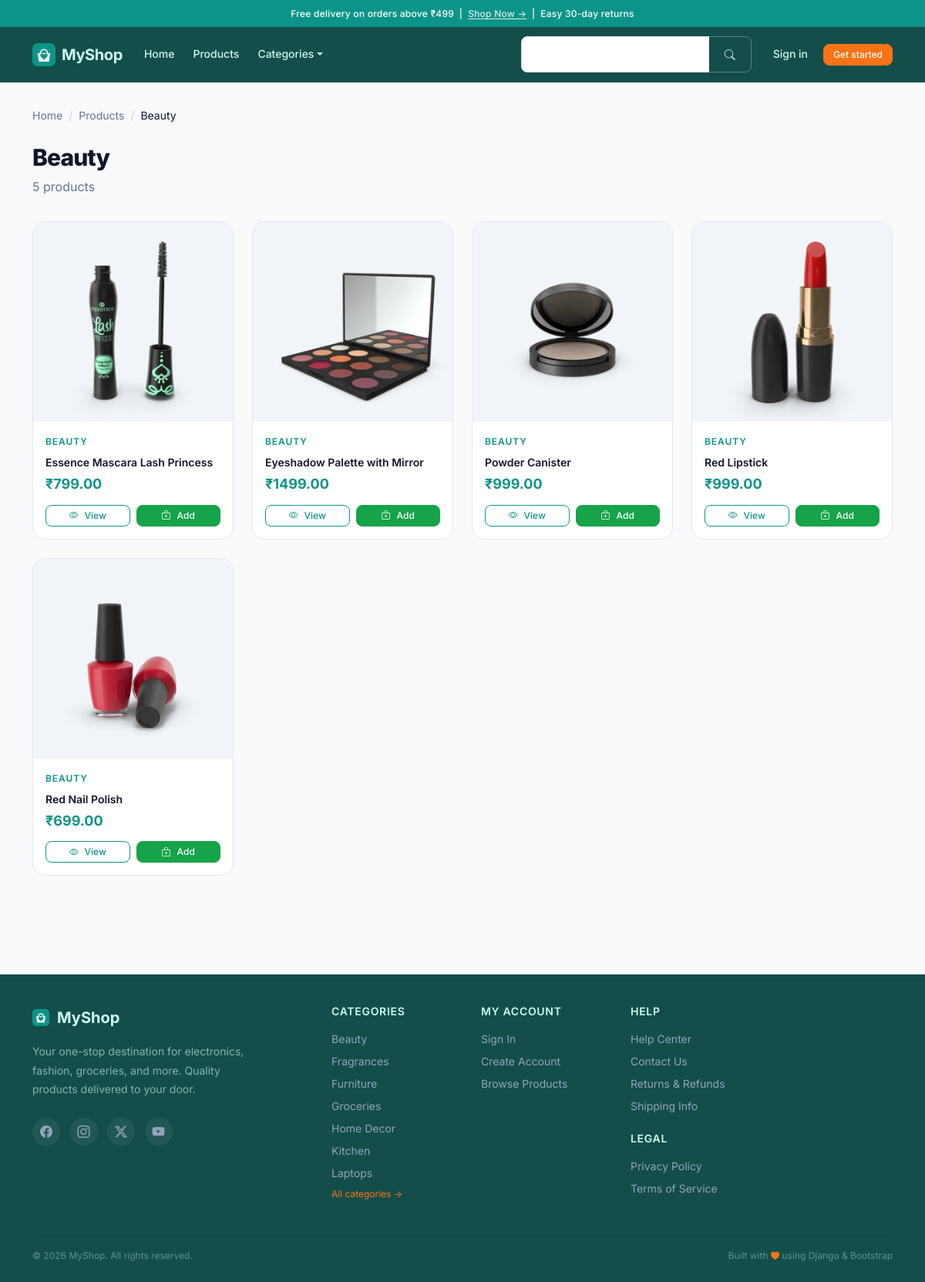
Screenshot of /category/beauty/ with the database file from the repository.
### shop/models.py (models this page shows, shortened)
class Category(models.Model):
    name = models.CharField(max_length=100)
    slug = models.SlugField(unique=True)
    image = models.ImageField(upload_to="categories/", null=True, blank=True)
    icon = models.CharField(max_length=50, default="bi-grid-3x3-gap")

class Product(models.Model):
    category = models.ForeignKey(Category, on_delete=models.CASCADE)
    name = models.CharField(max_length=200)
    price = models.DecimalField(max_digits=8, decimal_places=2)
    original_price = models.DecimalField(max_digits=8, decimal_places=2, null=True, blank=True)
    image = models.ImageField(upload_to="products/")
    description = models.TextField(blank=True)
    rating = models.DecimalField(max_digits=2, decimal_places=1, default=4.0)
    review_count = models.PositiveIntegerField(default=0)
    is_featured = models.BooleanField(default=False)
    is_active = models.BooleanField(default=True)
    created_at = models.DateTimeField(auto_now_add=True, null=True)
    class Meta:
        indexes = [
            models.Index(fields=["category"]),
            models.Index(fields=["is_featured"]),
        ]

### shop/views.py (the view)
# urls.py: path("category/<slug:slug>/", views.category_products, name="category_products"),
def category_products(request, slug):
    category = get_object_or_404(Category, slug=slug)
    products = Product.objects.filter(category=category, is_active=True).select_related("category")
    return render(request, "shop/category_products.html", {
        "category": category,
        "products": products,
    })

### shop/context_processors.py (called while the page is built)
def categories(request):
    return {"categories": Category.objects.all()}

### shop/templates/shop/category_products.html (shortened to what this page needs)
{% extends "shop/base.html" %}
{% block content %}
<nav aria-label="breadcrumb">
  <ol class="breadcrumb">
    <li class="breadcrumb-item"><a href="{% url 'home' %}">Home</a></li>
    <li class="breadcrumb-item"><a href="{% url 'product_list' %}">Products</a></li>
    <li class="breadcrumb-item active" aria-current="page">{{ category.name }}</li>
  </ol>
</nav>
<div class="page-header">
  <h1 class="page-title">{{ category.name }}</h1>
  <p class="page-subtitle">{{ products|length }} product{{ products|length|pluralize }}</p>
</div>
{% if products %}
  <div class="row g-4">
    {% for product in products %}
      <div class="col-6 col-md-4 col-lg-3">
        <div class="product-card">
          <div class="product-img-wrap">
            <img src="{{ product.image.url }}" alt="{{ product.name }}" loading="lazy">
          </div>
          <div class="card-body">
            <p class="product-detail-category">{{ product.category.name }}</p>
            <h6 class="product-name">{{ product.name }}</h6>
            <p class="product-price">₹{{ product.price }}</p>
            <div class="product-actions">
              <a href="{% url 'product_detail' product.pk %}" class="btn btn-outline-primary btn-sm">
                <i class="bi bi-eye"></i> View
              </a>
              {% if user.is_authenticated %}
                <form method="post" action="{% url 'add_to_cart' product.id %}" class="flex-1">
                  {% csrf_token %}
                  <button type="submit" class="btn btn-success btn-sm w-100">
                    <i class="bi bi-bag-plus"></i> Add
                  </button>
                </form>
              {% else %}
                <a href="{% url 'login' %}" class="btn btn-success btn-sm flex-1">
                  <i class="bi bi-bag-plus"></i> Add
                </a>
              {% endif %}
            </div>
          </div>
        </div>
      </div>
    {% endfor %}
  </div>
{% endif %}
{% endblock %}

### shop/templates/shop/base.html (shortened to what this page needs)
{% load static %}
<!DOCTYPE html>
<html lang="en">
<head>
  <link href="https://cdn.jsdelivr.net/npm/bootstrap@5.3.3/dist/css/bootstrap.min.css" rel="stylesheet" />
  <link href="https://cdn.jsdelivr.net/npm/bootstrap-icons@1.11.3/font/bootstrap-icons.css" rel="stylesheet" />
  <link href="{% static 'shop/css/main.css' %}" rel="stylesheet" />
  <link href="{% static 'shop/css/ecommerce.css' %}" rel="stylesheet" />
</head>
<body>
<div class="announcement-bar">
  Free delivery on orders above ₹499 &nbsp;|&nbsp;
  <a href="{% url 'product_list' %}">Shop Now →</a>
  &nbsp;|&nbsp; Easy 30-day returns
</div>
<nav class="navbar navbar-expand-lg sticky-top">
  <div class="container">
    <a class="navbar-brand" href="{% url 'home' %}">
      <img src="{% static 'shop/img/logo.svg' %}" alt="MyShop" class="navbar-logo">
      MyShop
    </a>
    <div class="collapse navbar-collapse" id="navbarNav">
      <ul class="navbar-nav me-auto align-items-lg-center">
        <li class="nav-item">
          <a class="nav-link {% if request.path == '/' %}active{% endif %}" href="{% url 'home' %}">Home</a>
        </li>
        <li class="nav-item">
          <a class="nav-link {% if '/products/' in request.path %}active{% endif %}" href="{% url 'product_list' %}">Products</a>
        </li>
        <li class="nav-item dropdown">
          <a class="nav-link dropdown-toggle" href="#" id="categoriesDropdown" role="button"
            data-bs-toggle="dropdown" aria-expanded="false">Categories</a>
        </li>
      </ul>
      <form class="d-flex me-3 my-2 my-lg-0" method="get" action="{% url 'search' %}">
        <div class="input-group" style="max-width:320px;">
          <input
            class="form-control search-input"
            type="search"
            placeholder="Search products..."
            aria-label="Search products"
            name="q"
            value="{{ request.GET.q|default:'' }}"
          />
          <button class="btn search-btn" type="submit" aria-label="Submit search">
            <i class="bi bi-search"></i>
          </button>
        </div>
      </form>
      <ul class="navbar-nav align-items-lg-center gap-1">
        {% if user.is_authenticated %}
          <li class="nav-item">
            <a class="nav-link position-relative" href="{% url 'cart' %}" aria-label="Shopping cart">
              <i class="bi bi-bag"></i>
              {% if request.session.cart %}
                <span class="badge bg-danger cart-badge position-absolute top-0 start-100 translate-middle rounded-pill">
                  {{ request.session.cart|length }}
                </span>
              {% endif %}
            </a>
          </li>
          <li class="nav-item">
            <a class="nav-link" href="{% url 'wishlist' %}" aria-label="Wishlist">
              <i class="bi bi-heart"></i>
            </a>
          </li>
          <li class="nav-item dropdown">
            <a class="nav-link dropdown-toggle d-flex align-items-center gap-2" href="#"
              id="userDropdown" role="button" data-bs-toggle="dropdown" aria-expanded="false">
              <span class="d-inline-flex align-items-center justify-content-center rounded-circle bg-primary text-white"
                style="width:28px;height:28px;font-size:0.7rem;font-weight:700;">
                {{ user.username|first|upper }}
              </span>
              <span class="d-none d-lg-inline">{{ user.username }}</span>
            </a>
            <ul class="dropdown-menu dropdown-menu-end" aria-labelledby="userDropdown">
              <li>
                <span class="dropdown-item-text" style="font-size:0.75rem;color:var(--color-text-muted);">
                  Signed in as <strong>{{ user.username }}</strong>
                </span>
              </li>
              <li><hr class="dropdown-divider"></li>
              <li>
                <a class="dropdown-item" href="{% url 'order_history' %}">
                  <i class="bi bi-clock-history"></i> My Orders
                </a>
              </li>
              <li>
                <a class="dropdown-item" href="{% url 'wishlist' %}">
                  <i class="bi bi-heart"></i> Wishlist
                </a>
              </li>
              <li><hr class="dropdown-divider"></li>
              <li>
                <form method="post" action="{% url 'logout' %}">
                  {% csrf_token %}
                  <button type="submit" class="dropdown-item text-danger">
                    <i class="bi bi-box-arrow-right"></i> Sign out
                  </button>
                </form>
              </li>
            </ul>
          </li>
        {% else %}
          <li class="nav-item">
            <a class="nav-link" href="{% url 'login' %}">Sign in</a>
          </li>
          <li class="nav-item">
            <a class="btn btn-accent btn-sm ms-1" href="{% url 'signup' %}">Get started</a>
          </li>
        {% endif %}
      </ul>
    </div>
  </div>
</nav>
<div class="page-wrapper">
  <div class="container">
    {% block content %}{% endblock %}
  </div>
</div>
<footer class="site-footer">
  <div class="container">
    <div class="row g-4 g-lg-5">
      <div class="col-12 col-lg-4">
        <div class="footer-brand mb-3">
          <img src="{% static 'shop/img/logo.svg' %}" alt="" class="footer-logo"> MyShop
        </div>
        <p class="footer-tagline">
          Your one-stop destination for electronics, fashion, groceries, and more.
          Quality products delivered to your door.
        </p>
        <div class="social-links mt-4">
          <a href="#" aria-label="Facebook"><i class="bi bi-facebook"></i></a>
          <a href="#" aria-label="Instagram"><i class="bi bi-instagram"></i></a>
          <a href="#" aria-label="Twitter / X"><i class="bi bi-twitter-x"></i></a>
          <a href="#" aria-label="YouTube"><i class="bi bi-youtube"></i></a>
        </div>
      </div>
      <div class="col-6 col-sm-4 col-lg-2">
        <h6>Categories</h6>
        {% for category in categories|slice:":7" %}
          <a href="{% url 'category_products' category.slug %}">{{ category.name }}</a>
        {% endfor %}
        <a href="{% url 'product_list' %}" class="footer-see-all">All categories →</a>
      </div>
      <div class="col-6 col-sm-4 col-lg-2">
        <h6>My Account</h6>
        {% if user.is_authenticated %}
          <a href="{% url 'order_history' %}">My Orders</a>
          <a href="{% url 'wishlist' %}">Wishlist</a>
          <a href="{% url 'cart' %}">Cart</a>
        {% else %}
          <a href="{% url 'login' %}">Sign In</a>
          <a href="{% url 'signup' %}">Create Account</a>
        {% endif %}
        <a href="{% url 'product_list' %}">Browse Products</a>
      </div>
      <div class="col-6 col-sm-4 col-lg-2">
        <h6>Help</h6>
        <a href="#">Help Center</a>
        <a href="#">Contact Us</a>
        <a href="#">Returns &amp; Refunds</a>
        <a href="#">Shipping Info</a>
        <h6 class="mt-4">Legal</h6>
        <a href="#">Privacy Policy</a>
        <a href="#">Terms of Service</a>
      </div>
    </div>
    <hr class="footer-divider">
    <div class="footer-bottom">
      <p>&copy; {% now "Y" %} MyShop. All rights reserved.</p>
      <p>Built with <i class="bi bi-heart-fill" style="color:var(--color-accent);font-size:0.7rem;"></i> using Django &amp; Bootstrap</p>
    </div>
  </div>
</footer>
</body>
</html>

### shop/static/shop/css/ecommerce.css (style rules this page uses)
.announcement-bar { background: var(--color-primary); color: #fff; text-align: center; padding: var(--space-2) var(--space-4); font-size: var(--font-size-xs); font-weight: 500; letter-spacing: 0.02em; }
.announcement-bar a { color: rgba(255,255,255,.85); text-decoration: underline; text-underline-offset: 2px; }

### rows the page displays
Category: name "Beauty"
Product: image (picture), category.name "BEAUTY", name "Essence Mascara Lash Princess", price "799.00"
Product: image (picture), category.name "BEAUTY", name "Eyeshadow Palette with Mirror", price "1499.00"
Product: image (picture), category.name "BEAUTY", name "Powder Canister", price "999.00"
Product: image (picture), category.name "BEAUTY", name "Red Lipstick", price "999.00"
Product: image (picture), category.name "BEAUTY", name "Red Nail Polish", price "699.00"
Category: name "Fragrances"
Category: name "Furniture"
Category: name "Groceries"
Category: name "Home Decor"
Category: name "Kitchen"
Category: name "Laptops"

### other values shown
{{ products|length }} "5"
